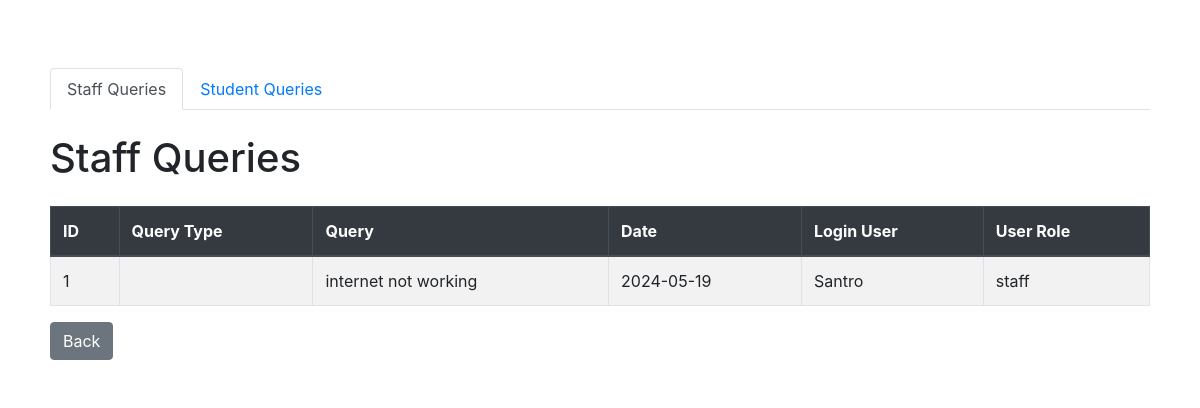
Page /view_queries.php on the committed database.
### tables this page shows
CREATE TABLE `queries` (
  `id` int(11) NOT NULL,
  `query` text DEFAULT NULL,
  `date` date DEFAULT NULL,
  `login_user` varchar(255) DEFAULT NULL,
  `user_role` varchar(50) DEFAULT NULL
);

### view_queries.php (the view, shortened to what this page needs)
<?php
require_once 'db_connect.php';
$sql_staff = "SELECT * FROM queries WHERE user_role = 'staff'";
$result_staff = $conn->query($sql_staff);
?>
<!DOCTYPE html>
<html lang="en">
<head>
    <link rel="stylesheet" href="https://stackpath.bootstrapcdn.com/bootstrap/4.5.2/css/bootstrap.min.css">
</head>
<body>
    <div class="container mt-5">
        <ul class="nav nav-tabs" id="myTab" role="tablist">
            <li class="nav-item">
                <a class="nav-link active" id="staff-tab" data-toggle="tab" href="#staff" role="tab" aria-controls="staff" aria-selected="true">Staff Queries</a>
            </li>
            <li class="nav-item">
                <a class="nav-link" id="student-tab" data-toggle="tab" href="#student" role="tab" aria-controls="student" aria-selected="false">Student Queries</a>
            </li>
        </ul>
        <div class="tab-content" id="myTabContent">
            <div class="tab-pane fade show active" id="staff" role="tabpanel" aria-labelledby="staff-tab">
                <h1 class="mt-4 mb-4">Staff Queries</h1>
                <?php if ($result_staff->rowCount() > 0) { ?>
                    <table class="table table-striped table-bordered">
                        <thead class="thead-dark">
                            <tr>
                                <th>ID</th>
                                <th>Query Type</th>
                                <th>Query</th>
                                <th>Date</th>
                                <th>Login User</th>
                                <th>User Role</th>
                            </tr>
                        </thead>
                        <tbody>
                            <?php while ($row = $result_staff->fetch(PDO::FETCH_ASSOC)) { ?>
                                <tr>
                                    <td><?php echo htmlspecialchars($row['id']); ?></td>
                                    <td><?php echo htmlspecialchars($row['query_type']); ?></td>
                                    <td><?php echo htmlspecialchars($row['query']); ?></td>
                                    <td><?php echo htmlspecialchars($row['date']); ?></td>
                                    <td><?php echo htmlspecialchars($row['login_user']); ?></td>
                                    <td><?php echo htmlspecialchars($row['user_role']); ?></td>
                                </tr>
                            <?php } ?>
                        </tbody>
                    </table>
                <?php } else { ?>
                    <p>No staff queries found.</p>
                <?php } ?>
            </div>
            <a href="dashboard.html" class="btn btn-secondary">Back</a>
        </div>
    </div>
</body>
</html>

### view_queries.php (style rules this page uses)
body { background: url('bgimage.jpg') no-repeat center center fixed; background-size: cover; }
.container { background-color: rgba(255, 255, 255, 0.9); padding: 20px; border-radius: 10px; margin-top: 20px; }

### rows in the picture
queries: id "1", query "internet not working", date "2024-05-19", login_user "Santro", user_role "staff"
